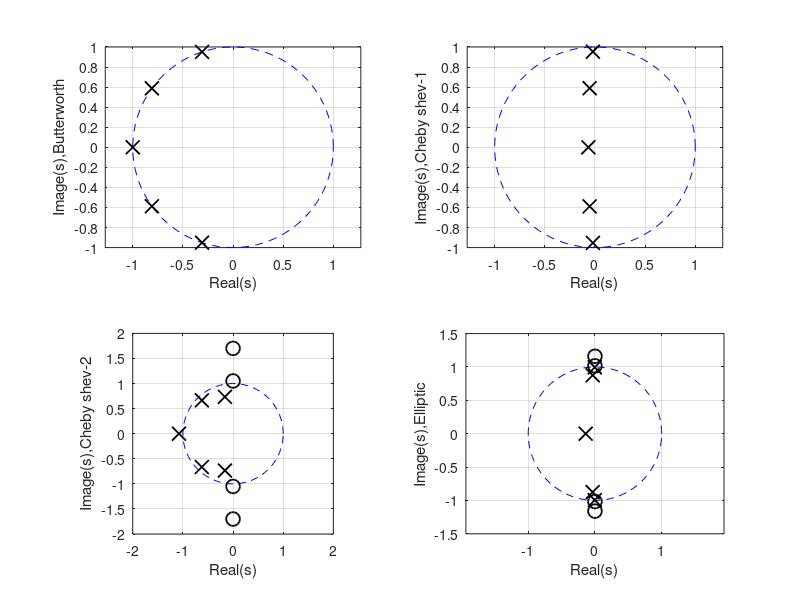
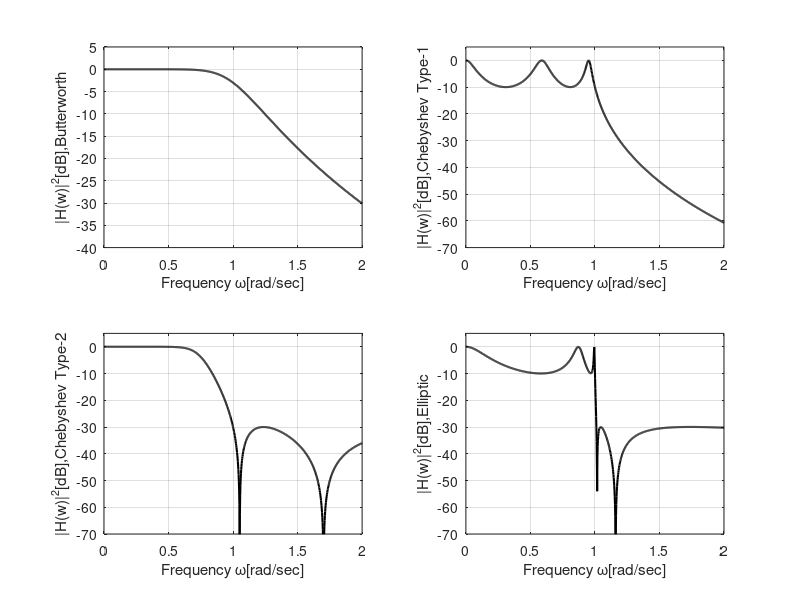

Reproduce these figures in MATLAB, in order.
clear
clc

N = 5;
Rp = 10;
Rs = 30;
w = linspace(0,2,1000);

[LF_z,LF_p,k1] = buttap(N);
[C1F_z,C1F_p,k2] = cheb1ap(N,Rp);
[C2F_z,C2F_p,k3] = cheb2ap(N,Rs);
[ElF_z,ElF_p,k4] = ellipap(N,Rp,Rs);

[Hs_LF_n,Hs_LF_d] = zp2tf(LF_z,LF_p,k1);
[Hs_C1F_n,Hs_C1F_d] = zp2tf(C1F_z,C1F_p,k2);
[Hs_C2F_n,Hs_C2F_d] = zp2tf(C2F_z,C2F_p,k3);
[Hs_ElF_n,Hs_ElF_d] = zp2tf(ElF_z,ElF_p,k4);

Hs_LF = tf(Hs_LF_n,Hs_LF_d)
Hs_C1F = tf(Hs_C1F_n,Hs_C1F_d)
Hs_C2F = tf(Hs_C2F_n,Hs_C2F_d)
Hs_ElF = tf(Hs_ElF_n,Hs_ElF_d)
p = 1 ./ (w*i - C2F_p);
z = (w*i - C2F_z);
result = prod(p) .* prod(z).*k3;
Hw_LF = freqs(Hs_LF_n,Hs_LF_d,w);
Hw_C1F = freqs(Hs_C1F_n,Hs_C1F_d,w);
Hw_C2F = freqs(Hs_C2F_n,Hs_C2F_d,w);
Hw_ElF = freqs(Hs_ElF_n,Hs_ElF_d,w);
Hw_LFA = 10*log10((abs(Hw_LF)).^2);
Hw_C1FA = 10*log10((abs(Hw_C1F)).^2);
Hw_C2FA = 10*log10((abs(result)).^2);
Hw_ElFA = 10*log10((abs(Hw_ElF)).^2);

figure(1)
subplot(2,2,1)
theta = linspace(0,2*pi);
x = cos(theta);
y = sin(theta);
plot(x,y,'b--')
hold on;
grid on;
plot(LF_p,'kx','MarkerSize',10,'LineWidth',1.3)
ylim([-1,1]);
set(gca,'Ytick',[-1:0.2:1])
xlabel('Real(s)');
ylabel('Image(s),Butterworth');
axis equal

subplot(2,2,2)
theta = linspace(0,2*pi);
x = cos(theta);
y = sin(theta);
plot(x,y,'b--')
hold on;
grid on;
plot(C1F_p,'kx','MarkerSize',10,'LineWidth',1.3)
ylim([-1,1]);
set(gca,'Ytick',[-1:0.2:1])
xlabel('Real(s)');
ylabel('Image(s),Cheby shev-1');
axis equal

subplot(2,2,3)
theta = linspace(0,2*pi);
x = cos(theta);
y = sin(theta);
plot(x,y,'b--')
hold on;
grid on;
plot(C2F_z,'ko','MarkerSize',10,'LineWidth',1.3)
plot(C2F_p,'kx','MarkerSize',10,'LineWidth',1.3)
xlim([-2,2]);
ylim([-2,2]);
set(gca,'Ytick',[-2:0.5:2])
xlabel('Real(s)');
ylabel('Image(s),Cheby shev-2');
axis equal

subplot(2,2,4)
theta = linspace(0,2*pi);
x = cos(theta);
y = sin(theta);
plot(x,y,'b--')
hold on;
grid on;
plot(ElF_z,'ko','MarkerSize',10,'LineWidth',1.3)
plot(ElF_p,'kx','MarkerSize',10,'LineWidth',1.3)
ylim([-1.5,1.5]);
set(gca,'Ytick',[-1.5:0.5:1.5])
xlabel('Real(s)');
ylabel('Image(s),Elliptic');
axis equal

figure(2)
subplot(2,2,1)
plot(w,Hw_LFA,'k','LineWidth',1.5)
xlim([0,2]);
ylim([-40,5]);
set(gca,'Xtick',[0:0.5:2]);
set(gca,'Ytick',[-40:5:5]);
xlabel('Frequency \omega[rad/sec]');
ylabel('|H(w)|^2[dB],Butterworth');
grid on;

subplot(2,2,2)
plot(w,Hw_C1FA,'k','LineWidth',1.5)
xlim([0,2]);
ylim([-70,5]);
set(gca,'Ytick',[-70:10:5])
set(gca,'Xtick',[0:0.5:2]);
xlabel('Frequency \omega[rad/sec]');
ylabel('|H(w)|^2[dB],Chebyshev Type-1');
grid on;

subplot(2,2,3)
plot(w,Hw_C2FA,'k','LineWidth',1.5)
xlim([0,2]);
ylim([-70,5]);
set(gca,'Ytick',[-70:10:5])
set(gca,'Xtick',[0:0.5:2]);
xlabel('Frequency \omega[rad/sec]');
ylabel('|H(w)|^2[dB],Chebyshev Type-2');
grid on;

subplot(2,2,4)
plot(w,Hw_ElFA,'k','LineWidth',1.5)
xlim([0,2]);
ylim([-70,5]);
set(gca,'Ytick',[-70:10:5])
set(gca,'Xtick',[0:0.5:2]);
xlabel('Frequency \omega[rad/sec]');
ylabel('|H(w)|^2[dB],Elliptic');
grid on;
